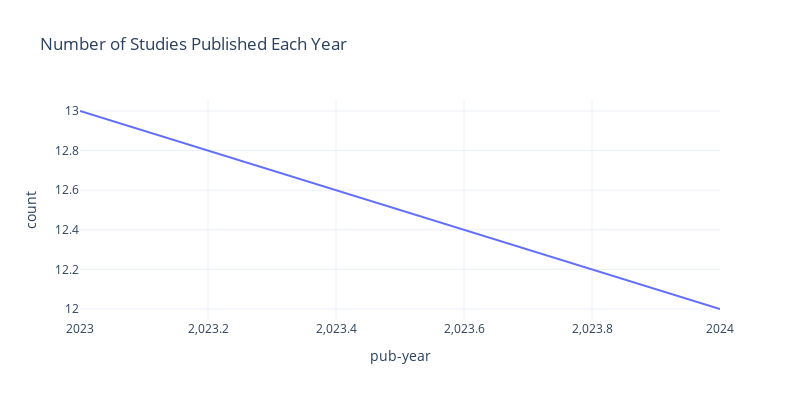

The notebook cell saved with this chart:
### Markdown cell above
## PARAMETER

### Code cell
year_counts = unique_studies["pub-year"].value_counts().sort_index().reset_index()
year_counts.columns = ["pub-year", "count"]

fig = px.line(
    year_counts,
    x="pub-year",
    y="count",
    title="Number of Studies Published Each Year",
    width=800,
    height=400,
    template="plotly_white",
)

fig.show()

### Figure 1 — Plotly figure (JSON) as saved in the notebook; plotly's stock layout.template omitted (floating-point values rounded to 4 significant figures)
{"data": [{"hovertemplate": "pub-year=%{x}<br>count=%{y}<extra></extra>", "legendgroup": "", "line": {"color": "#636efa", "dash": "solid"}, "marker": {"symbol": "circle"}, "mode": "lines", "name": "", "orientation": "v", "showlegend": false, "type": "scatter", "x": [2023, 2024], "xaxis": "x", "y": [13, 12], "yaxis": "y"}], "layout": {"height": 400, "legend": {"tracegroupgap": 0}, "title": {"text": "Number of Studies Published Each Year"}, "width": 800, "xaxis": {"anchor": "y", "domain": [0, 1], "title": {"text": "pub-year"}}, "yaxis": {"anchor": "x", "domain": [0, 1], "title": {"text": "count"}}}}
